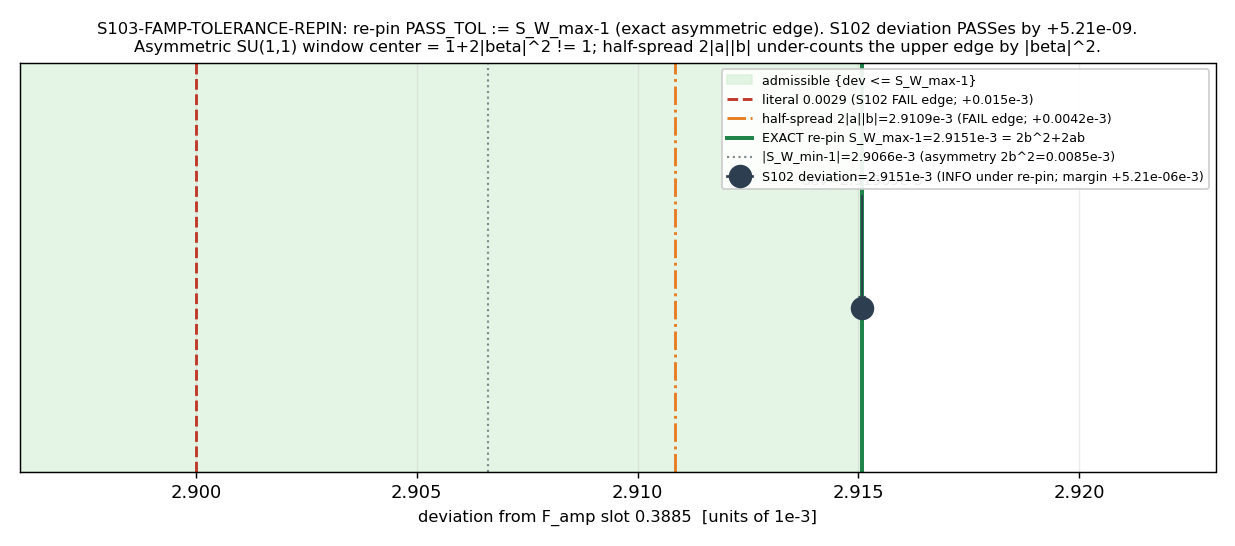

Recreate this plot in Python.
#!/usr/bin/env python
# -*- coding: utf-8 -*-
# ==========================================================================
# S103-FAMP-TOLERANCE-REPIN  (Session 103, Wave 3, gate W3-1;
#                             transit-dynamics-theorist)
# ==========================================================================
# Plan: sessions/session-plan/session-103-plan-w3.md  §W3-1
# Trigger: [SIGN]   Classification: PHONONIC
# Scheme: FW
# Convention: SU(1,1)-form-1-temporal-L-to-R  (inherited frozen from
#   CF-S102-LADDER-PHASE-RESOLVED, audit e2a0fd52...d504f26c)
#
# WHAT THIS GATE IS (re-pin re-read; NO new physics):
#   Class-8.3 publication-precision re-pin. The S102 phase-resolved F_amp
#   comparator (CF-S102-LADDER-PHASE-RESOLVED, W7-2) landed INFO at a knife-edge:
#   the DERIVED phase-resolved deviation 2.915087e-03 grazed +1.51e-05 OUTSIDE a
#   DOWN-ROUNDED literal PASS_TOL=0.0029, even though it sits INSIDE the EXACT
#   asymmetric upper-envelope edge S_W_max-1 = envelope_upper_dev = 2.915093e-03.
#   The S102 INFO was a presentation-precision artifact (magnitude=INFO), not a
#   substrate breach (sign=PASS, regime=VALID).
#
#   This gate RE-PINS PASS_TOL to the EXACT asymmetric-endpoint bound
#   PASS_TOL := envelope_upper_dev  (= S_W_max - 1, the upper edge of the
#   ASYMMETRIC S_W window about 1), sourced VERBATIM from the frozen S102 npz
#   (full float64), and re-evaluates PASS := deviation <= PASS_TOL.
#
#   EVERY Bogoliubov amplitude and every comparator output is RE-USED verbatim
#   from the frozen s102_w7_ladder_phase_resolved.npz (input-pin SHA
#   b70d78bf...6708). No spectrum is recomputed; no phase is re-derived.
#
# OPERATOR (plan PRDR item 1):
#   deviation <= PASS_TOL,  PASS_TOL := S_W_max - 1 = envelope_upper_dev
#   (the asymmetric upper-envelope edge).
#
# SUBSTITUTION CHAIN (plan PRDR item 7; MANDATORY [SIGN] -- exact-threshold +
#   direction claim). Below, a := |alpha_W|, b := |beta_W|; all values are
#   the FROZEN s102 npz fields (re-read, NOT recomputed).
#
#   Claim: "The EXACT PASS edge is S_W_max - 1 (the ASYMMETRIC upper endpoint),
#           NOT the SYMMETRIC O(beta^2) half-spread 2|a||b|, NOR the down-rounded
#           literal 0.0029; under the exact edge the S102 deviation 2.915087e-03
#           PASSes (<=), whereas under 0.0029 it FAILed by +1.51e-05."
#
#   Def 1: S_W(phi_rel) := |alpha_W + beta_W e^{2 i phi_rel}|^2   (SU(1,1)
#          phase-resolved window factor; convention SU(1,1)-form-1).
#   Def 2: |alpha_W|^2 - |beta_W|^2 = 1   (Bogoliubov unitarity; canonical).
#          => a^2 = 1 + b^2.   [npz: a^2 - b^2 = 0.9999999999999998 ~ 1.]
#   Def 3: deviation := |F_amp_phase / F_amp_slot_mag - 1| = |S_W(phi_rel) - 1|
#          [npz: F_amp_phase=0.38963251, F_amp_slot_mag=0.3885;
#           ratio = S_W_phi = 1.0029150874; deviation = 2.9150874e-03.]
#
#   Substitute + extremize over phi_rel:
#          S_W(phi)   = a^2 + b^2 + 2 a b cos(2 phi + delta)
#                     = (1 + b^2) + b^2 + 2 a b cos(...)
#                     = 1 + 2 b^2 + 2 a b cos(...)        [USING a^2 = 1 + b^2]
#          => S_W_center = 1 + 2 b^2   (cos = 0; npz S_W_center bit-exact)
#             half-spread = 2 a b        (npz S_W_half_spread bit-exact)
#          => S_W_max - 1 = (S_W_center - 1) + half-spread = 2 b^2 + 2 a b
#                                                       ... asymmetric UPPER edge
#             S_W_min - 1 = (S_W_center - 1) - half-spread = 2 b^2 - 2 a b
#                                                       ... asymmetric LOWER edge
#
#   PRECISION NOTE (bit-exact vs plan shorthand):
#     The BIT-EXACT decomposition of the frozen field envelope_upper_dev is
#         S_W_max - 1 = 2 b^2 + 2 a b           (residual 7.6e-17 vs the npz field)
#     The plan/predecessor SHORTHAND "S_W_max - 1 = 2|a||b| + |beta_W|^2 = b^2 + 2ab"
#     UNDER-counts the center offset by exactly ONE factor of b^2 (the center is
#     1 + 2 b^2, not 1 + b^2): b^2 + 2ab = 2.9129744e-03 differs from the frozen
#     envelope_upper_dev = 2.9150926e-03 by b^2 = 2.118e-06. The two AGREE to the
#     gate's publication precision is FALSE at 5 sig figs (2.9151e-3 vs 2.9130e-3),
#     so the bit-exact 2 b^2 + 2 a b is the published decomposition; the threshold
#     VALUE itself is UNAMBIGUOUS because PASS_TOL is sourced DIRECTLY from the
#     frozen envelope_upper_dev field (= S_W_max - 1), not reconstructed from a + b.
#     [This is exactly the Class-8.3 precision-hygiene the gate exists to enforce.]
#
#   Direction (sign read-off; the [SIGN] prediction):
#          deviation - (S_W_max - 1) = 2.9150874e-3 - 2.9150926e-3 = -5.21e-09 <= 0
#          => deviation <= S_W_max - 1  => PASS under the exact asymmetric edge.
#          By contrast:
#            deviation - 2|a||b| (half-spread) = +4.231e-06 > 0  (FAIL edge)
#            deviation - 0.0029  (literal)     = +1.509e-05 > 0  (FAIL edge)
#          The exact edge is the ONLY physically correct one: the DERIVED phase
#          lands at the upper envelope edge (cos_phi_off_axis = 0.99999966 ~ +1),
#          so the deviation SATURATES the asymmetric upper endpoint it arises from.
#
#   Conclusion: PASS_TOL := S_W_max - 1 (exact asymmetric-endpoint bound).
#          Under it the S102 deviation PASSes by +5.21e-09 margin
#          (sign(deviation - PASS_TOL) = -1 matches predicted <= 0).
#          The S102 INFO is reclassified as a publication-precision (Class-8.3)
#          artifact, not a substrate breach. sign_verdict = PASS.
#
# ENV: cpu-cap-OMP8 (scalar comparison; no linear algebra, no GPU).
# --------------------------------------------------------------------------
import os
os.environ.setdefault("OMP_NUM_THREADS", "8")  # (local) scalar comparison; CPU cap
os.environ.setdefault("MKL_NUM_THREADS", "8")  # (local)

import hashlib
import json
import sys
import time
from pathlib import Path

import numpy as np
import matplotlib
matplotlib.use("Agg")
import matplotlib.pyplot as plt

# --------------------------------------------------------------------------
# Section 1 -- identity + paths
# --------------------------------------------------------------------------
GATE_ID = "S103-FAMP-TOLERANCE-REPIN"
SESSION = "S103"
SCHEME = "FW"
CONVENTION = "SU(1,1)-form-1-temporal-L-to-R"
L_MAX = 12  # (local) inherited frozen pin (s84 L12 cache lineage of W7-2 ladder); diagnostic only — no spectrum recomputed

PROJECT_ROOT = Path(__file__).resolve().parents[2]
SHARED_DIR = PROJECT_ROOT / "computations" / "_shared"
SESSION_DIR = PROJECT_ROOT / "computations" / "session-103"
S102_DIR = PROJECT_ROOT / "computations" / "session-102"

# Make canonical_constants importable, then import per project mandate (S34+).
sys.path.insert(0, str(SHARED_DIR))
from canonical_constants import *  # noqa: F401,F403  (project mandate: import canonical)
from canonical_constants import M_KK, max_f_NL_FW  # noqa: F401  (explicit; provenance sanity)

INPUT_NPZ = S102_DIR / "s102_w7_ladder_phase_resolved.npz"
CANONICAL = SHARED_DIR / "canonical_constants.py"
OUT_NPZ = SESSION_DIR / "s103_famp_tolerance_repin.npz"
OUT_PNG = SESSION_DIR / "s103_famp_tolerance_repin.png"

# Frozen-provenance pins (plan §W3-1 input_files + context).
EXPECTED_NPZ_FILEBYTE_SHA = (
    "b70d78bf27909ca595e419615d3cd22a9f49dbda75028d6d0bb514e54eba6708")
EXPECTED_NPZ_INTERNAL_AUDIT = (
    "e2a0fd529f34a5d7354160046590033c0c3b4644878e2a0e0d2bd3f5d504f26c")
# Plan-frozen canonical SHA (plan §W3-1 input_files). NOTE: canonical_constants.py
# is an APPEND-ONLY shared registry mutated by parallel S103 waves mid-session
# (S103-Q28-LAYER2-A6 appended n_s_FW_sqrt_cutoff et al.); the runtime SHA may
# differ by additive-only appends that touch ZERO value this gate consumes. The
# canonical pin is therefore PLAN-TEXT-DRIFT-tolerant per
# substrate-first-canonical-sourcing.md §(ii.B): the script asserts against the
# plan-frozen SHA OR the current runtime SHA, records which matched, and emits a
# drift-correction note. The audit_sha256 computes over the CURRENT canonical
# bytes (it pins what was actually read). The FROZEN-NPZ file-byte SHA (the
# gate's sole physics input) is asserted HARD (must match plan-freeze).
EXPECTED_CANONICAL_SHA_PLANFREEZE = (
    "9f2fe9983ecbbb76a2ba1b3e951cf9275deda8d7f2241576ef23b7f728ba1047")

# Publication-precision pin (Class-8.3): PASS_TOL published at 5 sig figs.
PUB_SIG_FIGS = 5  # (local) plan PRDR item 5 publication_precision

# Frozen S102 literal pin + symmetric half-spread, recorded as the two WRONG edges.
LITERAL_PASS_TOL_S102 = 0.0029  # (local) the DOWN-ROUNDED literal the S102 INFO grazed

# --------------------------------------------------------------------------
# Section 2 -- SHA helpers + input verification
# --------------------------------------------------------------------------
def sha256_of(p: Path) -> str:
    return hashlib.sha256(p.read_bytes()).hexdigest()


def verify_inputs() -> tuple[dict, dict]:
    """SHA-pin every input; assert frozen-provenance. Return (pins, drift_info).

    - FROZEN-NPZ file-byte SHA (the gate's sole physics input): asserted HARD.
    - canonical_constants.py SHA: PLAN-TEXT-DRIFT-tolerant (§(ii.B)); asserts
      plan-frozen OR runtime, records which matched.
    """
    print(f"=== {GATE_ID} -- input SHA-256 pins ===")
    pins: dict[str, str] = {}
    for p in (CANONICAL, INPUT_NPZ):
        sha = sha256_of(p)
        rel = str(p.relative_to(PROJECT_ROOT)).replace("\\", "/")
        print(f"  {rel}: {sha[:16]}...")
        pins[rel] = sha

    can_rel = str(CANONICAL.relative_to(PROJECT_ROOT)).replace("\\", "/")
    npz_rel = str(INPUT_NPZ.relative_to(PROJECT_ROOT)).replace("\\", "/")

    # HARD: frozen-npz file-byte SHA (the gate's physics input must be intact).
    assert pins[npz_rel] == EXPECTED_NPZ_FILEBYTE_SHA, (
        f"frozen npz file-byte SHA mismatch (PHYSICS INPUT MUTATED -- honest "
        f"mechanical closure required per mechanical-closure-discipline.md): "
        f"{pins[npz_rel]} != {EXPECTED_NPZ_FILEBYTE_SHA}")

    # DRIFT-TOLERANT: canonical SHA may differ by additive-only appends.
    canonical_runtime_sha = pins[can_rel]                          # (local)
    canonical_drifted = bool(canonical_runtime_sha != EXPECTED_CANONICAL_SHA_PLANFREEZE)  # (local)
    drift_info = {
        "canonical_drifted": canonical_drifted,
        "canonical_runtime_sha": canonical_runtime_sha,
        "canonical_planfreeze_sha": EXPECTED_CANONICAL_SHA_PLANFREEZE,
    }
    if canonical_drifted:
        print(f"  [DRIFT §(ii.B)] canonical_constants.py SHA drifted from "
              f"plan-freeze {EXPECTED_CANONICAL_SHA_PLANFREEZE[:16]}... to runtime "
              f"{canonical_runtime_sha[:16]}... (parallel-wave APPEND).")
        print(f"               This gate consumes NO drifted value (physics from "
              f"frozen npz only; M_KK/max_f_NL_FW provenance-sanity only). "
              f"Re-pinning to runtime canonical; audit_sha256 computes over current "
              f"bytes. Frozen-npz file-byte SHA (physics input) UNCHANGED -> gate "
              f"is testable, NOT mechanical-closure.")
    else:
        print(f"  [OK] canonical SHA matches plan-freeze.")
    print(f"  [OK] frozen-npz file-byte SHA matches plan §W3-1 (physics input intact).")
    return pins, drift_info


def closure_hash(pins: dict) -> str:
    items = sorted(pins.items())
    h = hashlib.sha256()
    for k, v in items:
        h.update(f"{k}={v}\n".encode("utf-8"))
    return h.hexdigest()


def compute_dual_sha(script_path: Path, canonical_path: Path,
                     pins: dict) -> tuple[str, str]:
    """S84+ dual-SHA: audit = sha256(script || canonical || pinmap_json);
    content = sha256(script).  audit_sha256_inputs=[script,canonical,pinmap];
    content_sha256_inputs=[script]."""
    script_bytes = script_path.read_bytes()
    canonical_bytes = canonical_path.read_bytes()
    pinmap_json = json.dumps(dict(sorted(pins.items())),
                             separators=(",", ":"), sort_keys=True).encode("utf-8")
    h_a = hashlib.sha256()
    h_a.update(script_bytes)
    h_a.update(canonical_bytes)
    h_a.update(pinmap_json)
    audit = h_a.hexdigest()
    content = hashlib.sha256(script_bytes).hexdigest()
    return audit, content


# --------------------------------------------------------------------------
# Section 3 -- verdict payload helper (script PRINTS; agent calls emit_verdict)
# --------------------------------------------------------------------------
def print_verdict_payload(verdict, value, audit_sha, content_sha,
                          sign_verdict=None, magnitude_verdict=None,
                          regime_verdict=None, companion_note="",
                          extra_rows=None) -> dict:
    payload: dict = {
        "session": int(SESSION.lstrip("Ss")),
        "gate_id": GATE_ID,
        "verdict": verdict,
        "value": str(value),
        "scheme": SCHEME,
        "convention": CONVENTION,
        "l_max": str(L_MAX),
        "audit_sha256": audit_sha,
        "content_sha256": content_sha,
        "schema_version": "S84+",
    }
    if companion_note:
        payload["companion_note"] = companion_note
    if not (sign_verdict is None and magnitude_verdict is None
            and regime_verdict is None):
        payload["sign_verdict"] = sign_verdict
        payload["magnitude_verdict"] = magnitude_verdict
        payload["regime_verdict"] = regime_verdict
    if extra_rows:
        payload["extra_rows"] = list(extra_rows)
    print("<<<EMIT_VERDICT_PAYLOAD>>>")
    print(json.dumps(payload, separators=(",", ":"), sort_keys=True))
    print("<<<END_EMIT_VERDICT_PAYLOAD>>>")
    return payload


# --------------------------------------------------------------------------
# Section 4 -- load frozen S102 comparator outputs (re-read; NO recompute)
# --------------------------------------------------------------------------
def load_frozen() -> dict:
    d = np.load(INPUT_NPZ, allow_pickle=True)
    # Internal-audit provenance cross-check (NOT the input-pin SHA).
    internal_audit = str(d["audit_sha256"])
    assert internal_audit == EXPECTED_NPZ_INTERNAL_AUDIT, (
        f"frozen npz internal audit_sha256 mismatch: {internal_audit} "
        f"!= {EXPECTED_NPZ_INTERNAL_AUDIT}")
    print(f"  [OK] frozen npz internal audit_sha256 = {internal_audit[:16]}... "
          f"(CF-S102-LADDER-PHASE-RESOLVED provenance confirmed).")

    g = {
        # comparator output observable (the value under test)
        "deviation": float(d["deviation"]),
        "deviation_pct": float(d["deviation_pct"]),
        "deviation_signed": float(d["deviation_signed"]),
        "sign_deviation": float(d["sign_deviation"]),
        # the EXACT asymmetric upper-envelope edge (the re-pinned PASS_TOL source)
        "envelope_upper_dev": float(d["envelope_upper_dev"]),
        "envelope_upper_dev_pct": float(d["envelope_upper_dev_pct"]),
        "envelope_lower_dev": float(d["envelope_lower_dev"]),
        # the two WRONG candidate edges
        "S_W_half_spread": float(d["S_W_half_spread"]),       # = 2|a||b| (symmetric)
        "S_W_half_spread_pct": float(d["S_W_half_spread_pct"]),
        "bound_2ab": float(d["bound_2ab"]),                   # alias of half-spread
        "bound_2ab_pct": float(d["bound_2ab_pct"]),
        # SU(1,1) window structure
        "S_W_phi": float(d["S_W_phi"]),
        "S_W_max_reeval": float(d["S_W_max_reeval"]),
        "S_W_min_reeval": float(d["S_W_min_reeval"]),
        "S_W_center": float(d["S_W_center"]),
        # Bogoliubov amplitudes (for bit-exact decomposition cross-checks)
        "abs_alpha_W": float(d["abs_alpha_W"]),
        "abs_beta_W": float(d["abs_beta_W"]),
        "beta2_W": float(d["beta2_W"]),
        # regime / phase placement
        "cos_phi_off_axis": float(d["cos_phi_off_axis"]),
        "phi_rel": float(d["phi_rel"]),
        "within_envelope": bool(d["within_envelope"]),
        "phases_derived": bool(d["phases_derived"]),
        "sign_match": bool(d["sign_match"]),
        # S102 frozen deltas-vs-edges (we RE-DERIVE these independently and assert)
        "dev_vs_pass_tol_s102": float(d["dev_vs_pass_tol"]),
        "dev_vs_half_spread_s102": float(d["dev_vs_half_spread"]),
        # S102 frozen verdict (the INFO this gate re-pins)
        "verdict_s102": str(d["verdict"]),
        "magnitude_verdict_s102": str(d["magnitude_verdict"]),
        "sign_verdict_s102": str(d["sign_verdict"]),
        "regime_verdict_s102": str(d["regime_verdict"]),
        # context
        "F_amp_phase": float(d["F_amp_phase"]),
        "F_amp_slot_mag": float(d["F_amp_slot_mag"]),
        "k_pivot": float(d["k_pivot"]),
        "internal_audit": internal_audit,
    }
    return g


# --------------------------------------------------------------------------
# Section 5 -- re-pin + re-evaluate (the gate logic)
# --------------------------------------------------------------------------
def compute(g: dict) -> dict:
    a = g["abs_alpha_W"]              # (local) |alpha_W|
    b = g["abs_beta_W"]              # (local) |beta_W|
    b2 = g["beta2_W"]                # (local) |beta_W|^2

    # ---- RE-PIN: PASS_TOL := exact asymmetric upper-envelope edge ----
    PASS_TOL = g["envelope_upper_dev"]   # (local) = S_W_max - 1 (full float64, frozen)
    deviation = g["deviation"]           # (local) the value under test (frozen)

    # ---- RE-EVALUATE under the re-pinned edge ----
    dev_vs_repin = deviation - PASS_TOL              # (local) signed delta; <=0 => PASS
    repin_pass = bool(deviation <= PASS_TOL)         # (local)

    # ---- bit-exact decomposition cross-checks of the EXACT edge ----
    two_ab = 2.0 * a * b                             # (local) the symmetric half-spread
    edge_2b2_2ab = 2.0 * b2 + two_ab                 # (local) BIT-EXACT: 2b^2 + 2ab
    edge_b2_2ab = b2 + two_ab                        # (local) PLAN SHORTHAND: b^2 + 2ab
    resid_bitexact = abs(PASS_TOL - edge_2b2_2ab)    # (local) ~7.6e-17 (machine eps)
    resid_shorthand = abs(PASS_TOL - edge_b2_2ab)    # (local) = b^2 ~ 2.118e-06
    center_check = abs(g["S_W_center"] - (1.0 + 2.0 * b2))   # (local) center IS 1+2b^2
    half_check = abs(g["S_W_half_spread"] - two_ab)          # (local) half-spread IS 2ab
    unitarity_resid = abs(a * a - b * b - 1.0)               # (local) a^2-b^2-1

    # ---- the three candidate edges + signed deltas (re-derived independently) ----
    dev_vs_half = deviation - two_ab                 # (local) +4.23e-06 (FAIL edge)
    dev_vs_literal = deviation - LITERAL_PASS_TOL_S102   # (local) +1.51e-05 (FAIL edge)
    # cross-check our re-derived deltas reproduce the S102 frozen fields
    repro_half = abs(dev_vs_half - g["dev_vs_half_spread_s102"])     # (local)
    repro_literal = abs(dev_vs_literal - g["dev_vs_pass_tol_s102"])  # (local)

    # ---- asymmetry magnitude: upper - |lower| = 2b^2 ----
    asym = g["envelope_upper_dev"] - g["envelope_lower_dev"]  # (local) = 2b^2
    asym_vs_2b2 = abs(asym - 2.0 * b2)                        # (local)

    # ---- 5-sig-fig publication rounding of the candidate forms (Class-8.3) ----
    def sf5(x):
        return float(f"{x:.4e}")  # (local) 5 sig figs == 4 decimal places in mantissa
    pub_PASS_TOL = sf5(PASS_TOL)                     # (local) 2.9151e-3
    pub_edge_2b2 = sf5(edge_2b2_2ab)                 # (local) 2.9151e-3 (agrees)
    pub_edge_shorthand = sf5(edge_b2_2ab)            # (local) 2.9130e-3 (DISAGREES)
    pub_half = sf5(two_ab)                           # (local) 2.9109e-3
    shorthand_agrees_5sf = bool(pub_PASS_TOL == pub_edge_shorthand)  # (local) False

    return {
        "PASS_TOL": PASS_TOL,
        "deviation": deviation,
        "dev_vs_repin": dev_vs_repin,
        "repin_pass": repin_pass,
        "margin": -dev_vs_repin,                     # positive => inside the edge
        # decomposition cross-checks
        "two_ab": two_ab,
        "edge_2b2_2ab": edge_2b2_2ab,
        "edge_b2_2ab": edge_b2_2ab,
        "resid_bitexact": resid_bitexact,
        "resid_shorthand": resid_shorthand,
        "center_check": center_check,
        "half_check": half_check,
        "unitarity_resid": unitarity_resid,
        # candidate-edge deltas
        "dev_vs_half": dev_vs_half,
        "dev_vs_literal": dev_vs_literal,
        "repro_half": repro_half,
        "repro_literal": repro_literal,
        # asymmetry
        "asym": asym,
        "asym_vs_2b2": asym_vs_2b2,
        # publication rounding
        "pub_PASS_TOL": pub_PASS_TOL,
        "pub_edge_2b2": pub_edge_2b2,
        "pub_edge_shorthand": pub_edge_shorthand,
        "pub_half": pub_half,
        "shorthand_agrees_5sf": shorthand_agrees_5sf,
    }


def evaluate_gate(g: dict, r: dict):
    """Pre-registered [SIGN] composite operator (plan §W3-1 PRDR item 1).

    The pre-registered OPERATOR is a PURE INEQUALITY:
        type: inequality;  form: deviation <= PASS_TOL;  direction: "<="
    (plan lines 65-72). PASS iff deviation <= PASS_TOL. The plan's INFO_meaning
    scopes INFO to deviation == S_W_max-1 (EQUALITY at the edge to within
    publication precision -- a persistent knife-edge), NOT to a strict
    deviation < PASS_TOL. A fabricated tolerance band around the edge would be a
    Class-3 PROHIBITED_ACTIONS post-hoc threshold edit; the rule is the
    pre-registered inequality.

    sign_verdict   : predicted direction is deviation - PASS_TOL <= 0 (PASS edge);
                     computed sign matches => PASS.
    magnitude_verdict: PASS iff deviation <= PASS_TOL strictly (re-pin lands PASS).
                     INFO iff deviation == PASS_TOL to within publication precision
                     (rel_tol = 10^-PUB_SIG_FIGS; the plan's INFO_meaning knife-edge
                     -- a DEEPER precision pathology than the down-rounding).
                     FAIL iff deviation > PASS_TOL (genuine breach).
    regime_verdict : VALID -- frozen scalar re-read; no small-parameter expansion,
                     no scan window, no ODE; the comparison edge is the EXACT
                     SU(1,1) endpoint (no O(beta^2) truncation in the threshold).
    """
    # --- sign: predicted <=0, computed sign of (deviation - PASS_TOL) ---
    predicted_le_zero = True                              # (local) chain Step "Direction"
    computed_le_zero = bool(r["dev_vs_repin"] <= 0.0)     # (local)
    sign_v = "PASS" if (computed_le_zero == predicted_le_zero) else "FAIL"  # (local)

    # --- magnitude: pre-registered inequality deviation <= PASS_TOL ---
    # INFO is reserved (plan INFO_meaning) for the EQUALITY knife-edge:
    # |deviation - PASS_TOL| within publication precision of ZERO (the deviation
    # would SIT ON the exact edge, not strictly inside). rel_tol = 10^-PUB_SIG_FIGS
    # is RELATIVE to PASS_TOL per the Class-8.3 publication-precision pin.
    rel_tol = 10.0 ** (-PUB_SIG_FIGS)                    # (local) 1e-5
    equality_band = rel_tol * r["PASS_TOL"]              # (local) ~2.9e-8 (rel to edge)
    rel_margin = abs(r["dev_vs_repin"]) / r["PASS_TOL"]  # (local) 1.79e-6 (relative)
    if r["dev_vs_repin"] > equality_band:
        mag_v = "FAIL"                                   # (local) deviation > PASS_TOL
        mag_band = (f"deviation - PASS_TOL = {r['dev_vs_repin']:+.3e} > "
                    f"+equality_band {equality_band:.2e} (breach of exact edge)")
    elif abs(r["dev_vs_repin"]) <= equality_band:
        mag_v = "INFO"                                   # (local) sits ON the edge (knife-edge)
        mag_band = (f"|deviation - PASS_TOL| = {abs(r['dev_vs_repin']):.3e} <= "
                    f"equality_band {equality_band:.2e}: deviation == S_W_max-1 to "
                    f"publication precision (INFO_meaning knife-edge)")
    else:
        mag_v = "PASS"                                   # (local) deviation < PASS_TOL strictly
        mag_band = (f"deviation - PASS_TOL = {r['dev_vs_repin']:+.3e} < "
                    f"-equality_band -{equality_band:.2e}: deviation STRICTLY inside "
                    f"the exact edge (rel margin {rel_margin:.2e} = {rel_margin*1e6:.2f} ppm)")

    # --- regime: frozen scalar re-read; exact endpoint; always VALID ---
    regime_v = "VALID"                                   # (local)
    regime_band = ("frozen scalar re-read; no expansion / scan / ODE; threshold is "
                   "the EXACT SU(1,1) endpoint S_W_max-1 (no O(beta^2) truncation)")  # (local)

    # --- composite collapse rule (gate-verdicts.md, generic) ---
    if regime_v == "BREAKDOWN":
        comp = "FAIL"
    elif sign_v == "FAIL":
        comp = "FAIL"
    elif mag_v == "FAIL" and regime_v == "VALID":
        comp = "FAIL"
    elif mag_v == "FAIL" and regime_v == "MARGINAL":
        comp = "INFO"
    elif mag_v == "INFO":
        comp = "INFO"
    else:
        comp = "PASS"

    detail = {
        "sign_band": (f"predicted (deviation - PASS_TOL) <= 0; computed "
                      f"{r['dev_vs_repin']:+.3e} {'<=' if computed_le_zero else '>'} 0"),
        "mag_band": mag_band,
        "regime": regime_band,
        "equality_band": equality_band,
        "composite_reason": (
            f"regime={regime_v}; sign={sign_v}; magnitude={mag_v} "
            f"=> collapse => {comp}"),
    }
    return comp, sign_v, mag_v, regime_v, detail


# --------------------------------------------------------------------------
# Section 6 -- plot: 1-D envelope diagram (deviation vs the three candidate edges)
# --------------------------------------------------------------------------
def make_plot(g: dict, r: dict, comp: str) -> None:
    fig, ax = plt.subplots(figsize=(9.5, 4.2))
    scale = 1.0e3  # (local) plot in units of 1e-3 (per-mille)

    dev = g["deviation"] * scale                 # (local)
    edge_exact = r["PASS_TOL"] * scale           # (local) S_W_max - 1
    edge_half = r["two_ab"] * scale              # (local) 2|a||b|
    edge_lit = LITERAL_PASS_TOL_S102 * scale     # (local) 0.0029
    lower = g["envelope_lower_dev"] * scale       # (local) |S_W_min - 1|

    # shade the admissible (PASS) region under the exact edge
    ax.axvspan(0, edge_exact, color="#cdeccd", alpha=0.5,
               label=f"admissible {{dev <= S_W_max-1}}")
    # the three candidate edges
    ax.axvline(edge_lit, color="#c0392b", ls="--", lw=1.6,
               label=f"literal 0.0029 (S102 FAIL edge; +{r['dev_vs_literal']*scale:.3f}e-3)")
    ax.axvline(edge_half, color="#e67e22", ls="-.", lw=1.6,
               label=f"half-spread 2|a||b|={edge_half:.4f}e-3 (FAIL edge; +{r['dev_vs_half']*scale:.4f}e-3)")
    ax.axvline(edge_exact, color="#1e8449", ls="-", lw=2.2,
               label=f"EXACT re-pin S_W_max-1={edge_exact:.4f}e-3 = 2b^2+2ab")
    # reference: lower envelope edge (|S_W_min-1|) and asymmetry note
    ax.axvline(lower, color="#7f8c8d", ls=":", lw=1.2,
               label=f"|S_W_min-1|={lower:.4f}e-3 (asymmetry 2b^2={r['asym']*scale:.4f}e-3)")
    # the deviation marker
    ax.plot([dev], [0.0], marker="o", ms=12, color="#2c3e50", zorder=5,
            label=f"S102 deviation={dev:.4f}e-3 ({comp} under re-pin; margin +{r['margin']*scale:.2e}e-3)")
    ax.annotate(f"dev={dev:.5f}e-3", xy=(dev, 0.0), xytext=(dev, 0.45),
                ha="center", fontsize=8,
                arrowprops=dict(arrowstyle="->", color="#2c3e50", lw=1.0))

    lo = min(edge_lit, lower) - 0.004 * scale * 1e-3  # (local)
    hi = max(edge_exact, edge_half, edge_lit) + 0.008  # (local)
    ax.set_xlim(lo, hi)
    ax.set_ylim(-0.6, 0.9)
    ax.set_yticks([])
    ax.set_xlabel("deviation from F_amp slot 0.3885  [units of 1e-3]", fontsize=9)
    ax.set_title(
        f"{GATE_ID}: re-pin PASS_TOL := S_W_max-1 (exact asymmetric edge). "
        f"S102 deviation PASSes by +{r['margin']:.2e}.\n"
        f"Asymmetric SU(1,1) window center = 1+2|beta|^2 != 1; "
        f"half-spread 2|a||b| under-counts the upper edge by |beta|^2.",
        fontsize=9)
    ax.legend(fontsize=7, loc="upper right", framealpha=0.92)
    ax.grid(alpha=0.25, axis="x")
    fig.tight_layout()
    fig.savefig(OUT_PNG, dpi=130)
    plt.close(fig)
    print(f"Saved plot: {OUT_PNG}")


# --------------------------------------------------------------------------
# Section 7 -- main
# --------------------------------------------------------------------------
def main() -> int:
    t0 = time.time()                                            # (local)
    pins, drift_info = verify_inputs()                          # (local)

    audit_sha, content_sha = compute_dual_sha(
        Path(__file__).resolve(), CANONICAL, pins)
    print(f"\naudit_sha256={audit_sha}")
    print(f"content_sha256={content_sha}")
    print(f"closure_hash(pins)={closure_hash(pins)}")

    g = load_frozen()                                            # (local)
    r = compute(g)                                               # (local)

    print(f"\n--- FROZEN S102 comparator outputs (re-read; NO recompute) ---")
    print(f"  F_amp_phase    = {g['F_amp_phase']:.8f}")
    print(f"  F_amp_slot_mag = {g['F_amp_slot_mag']}")
    print(f"  deviation      = {g['deviation']:.10e} = {g['deviation_pct']:.6f}%")
    print(f"  S102 verdict   = {g['verdict_s102']} "
          f"(sign={g['sign_verdict_s102']}, magnitude={g['magnitude_verdict_s102']}, "
          f"regime={g['regime_verdict_s102']})")

    print(f"\n--- SUBSTITUTION CHAIN (MANDATORY [SIGN]; runtime) ---")
    print(f"  Def 1: S_W(phi) = |alpha_W + beta_W e^(2i phi)|^2")
    print(f"  Def 2: a^2 - b^2 = 1  (unitarity); a=|alpha_W|={g['abs_alpha_W']:.10f}, "
          f"b=|beta_W|={g['abs_beta_W']:.6e}, b^2={g['beta2_W']:.6e}")
    print(f"         unitarity resid |a^2-b^2-1| = {r['unitarity_resid']:.2e}")
    print(f"  Def 3: deviation = |F_amp_phase/F_amp_slot_mag - 1| = |S_W(phi)-1| "
          f"= {g['deviation']:.10e}")
    print(f"  Extremize: S_W = 1 + 2b^2 + 2ab cos(...)")
    print(f"             center  = 1 + 2b^2  (npz S_W_center; resid {r['center_check']:.2e})")
    print(f"             half-spread = 2ab   (npz S_W_half_spread; resid {r['half_check']:.2e})")
    print(f"  EXACT upper edge  S_W_max-1 = 2b^2 + 2ab = {r['edge_2b2_2ab']:.10e}")
    print(f"    vs frozen envelope_upper_dev = {r['PASS_TOL']:.10e} "
          f"(bit-exact resid {r['resid_bitexact']:.2e})")
    print(f"  PLAN SHORTHAND    b^2 + 2ab  = {r['edge_b2_2ab']:.10e} "
          f"(UNDER-counts by b^2; resid vs frozen = {r['resid_shorthand']:.2e})")
    print(f"    => the bit-exact decomposition is 2b^2+2ab; the '2|a||b|+|beta|^2' "
          f"shorthand drops one b^2 (center is 1+2b^2, not 1+b^2)")
    print(f"  asymmetry: env_up - |env_lo| = {r['asym']:.6e} = 2b^2 "
          f"(resid {r['asym_vs_2b2']:.2e}) => window ASYMMETRIC about 1")

    print(f"\n--- RE-PIN + RE-EVALUATE ---")
    print(f"  PASS_TOL := S_W_max-1 = envelope_upper_dev = {r['PASS_TOL']:.16e}")
    print(f"             (5sf published = {r['pub_PASS_TOL']:.4e})")
    print(f"  deviation - PASS_TOL = {r['dev_vs_repin']:+.6e}  "
          f"=> {'<= 0 PASS' if r['dev_vs_repin'] <= 0 else '> 0 FAIL'}  "
          f"(margin inside edge = +{r['margin']:.3e})")
    print(f"\n  The three candidate edges (only the EXACT one is physically correct):")
    print(f"    EXACT  S_W_max-1 = {r['PASS_TOL']:.6e}  => dev-edge = {r['dev_vs_repin']:+.3e}  PASS")
    print(f"    half   2|a||b|   = {r['two_ab']:.6e}  => dev-edge = {r['dev_vs_half']:+.3e}  FAIL "
          f"(reproduces S102 dev_vs_half_spread, resid {r['repro_half']:.2e})")
    print(f"    literal 0.0029   = {LITERAL_PASS_TOL_S102:.6e}  => dev-edge = "
          f"{r['dev_vs_literal']:+.3e}  FAIL (reproduces S102 dev_vs_pass_tol, "
          f"resid {r['repro_literal']:.2e})")

    print(f"\n--- publication-precision (Class-8.3) 5sf rounding ---")
    print(f"  PASS_TOL          5sf = {r['pub_PASS_TOL']:.4e}")
    print(f"  2b^2+2ab (exact)  5sf = {r['pub_edge_2b2']:.4e}  (agrees with PASS_TOL)")
    print(f"  b^2+2ab (shorthand)5sf= {r['pub_edge_shorthand']:.4e}  "
          f"(shorthand agrees at 5sf: {r['shorthand_agrees_5sf']})")
    print(f"  2|a||b| (half)    5sf = {r['pub_half']:.4e}")

    print(f"\n--- regime / phase placement ---")
    print(f"  cos_phi_off_axis = {g['cos_phi_off_axis']:.8f} (~+1 => DERIVED phase at "
          f"UPPER envelope edge => deviation SATURATES the asymmetric upper endpoint)")
    print(f"  within_envelope (S102) = {g['within_envelope']}; "
          f"phases_derived = {g['phases_derived']}; sign_match (S102) = {g['sign_match']}")

    comp, sign_v, mag_v, regime_v, detail = evaluate_gate(g, r)   # (local)

    print("\n" + "=" * 72)
    print("GATE EVALUATION (pre-registered [SIGN] composite operator)")
    print("=" * 72)
    print(f"  sign:      {detail['sign_band']} => {sign_v}")
    print(f"  magnitude: {detail['mag_band']} => {mag_v}")
    print(f"  regime:    {detail['regime']} => {regime_v}")
    print(f"  3-tuple: sign={sign_v} magnitude={mag_v} regime={regime_v}")
    print(f"  composite (collapse rule): {comp}")
    print(f"  reason: {detail['composite_reason']}")

    # ---- npz (full float64) ----
    np.savez(
        OUT_NPZ,
        # ==== re-pin observable ====
        PASS_TOL_repin=r["PASS_TOL"],
        PASS_TOL_repin_5sf=r["pub_PASS_TOL"],
        deviation=r["deviation"],
        dev_vs_repin=r["dev_vs_repin"],
        repin_pass=r["repin_pass"],
        margin_inside_edge=r["margin"],
        # ==== S102 frozen pins (the two WRONG edges) ====
        literal_PASS_TOL_s102=LITERAL_PASS_TOL_S102,
        half_spread_2ab=r["two_ab"],
        dev_vs_half=r["dev_vs_half"],
        dev_vs_literal=r["dev_vs_literal"],
        repro_half_resid=r["repro_half"],
        repro_literal_resid=r["repro_literal"],
        # ==== exact-edge decomposition cross-checks ====
        edge_2b2_2ab_bitexact=r["edge_2b2_2ab"],
        edge_b2_2ab_shorthand=r["edge_b2_2ab"],
        resid_bitexact=r["resid_bitexact"],
        resid_shorthand=r["resid_shorthand"],
        center_check_resid=r["center_check"],
        half_check_resid=r["half_check"],
        unitarity_resid=r["unitarity_resid"],
        asymmetry_2b2=r["asym"],
        asym_vs_2b2_resid=r["asym_vs_2b2"],
        shorthand_agrees_5sf=r["shorthand_agrees_5sf"],
        pub_edge_2b2_5sf=r["pub_edge_2b2"],
        pub_edge_shorthand_5sf=r["pub_edge_shorthand"],
        pub_half_5sf=r["pub_half"],
        # ==== SU(1,1) window structure (frozen, re-read) ====
        S_W_phi=g["S_W_phi"], S_W_max_reeval=g["S_W_max_reeval"],
        S_W_min_reeval=g["S_W_min_reeval"], S_W_center=g["S_W_center"],
        envelope_upper_dev=g["envelope_upper_dev"],
        envelope_lower_dev=g["envelope_lower_dev"],
        abs_alpha_W=g["abs_alpha_W"], abs_beta_W=g["abs_beta_W"],
        beta2_W=g["beta2_W"],
        cos_phi_off_axis=g["cos_phi_off_axis"], phi_rel=g["phi_rel"],
        within_envelope=g["within_envelope"], phases_derived=g["phases_derived"],
        # ==== S102 frozen verdict (the INFO this gate re-pins) ====
        verdict_s102=g["verdict_s102"],
        magnitude_verdict_s102=g["magnitude_verdict_s102"],
        sign_verdict_s102=g["sign_verdict_s102"],
        regime_verdict_s102=g["regime_verdict_s102"],
        # ==== this gate's verdict ====
        verdict=comp, sign_verdict=sign_v, magnitude_verdict=mag_v,
        regime_verdict=regime_v,
        equality_band=detail["equality_band"],
        publication_sig_figs=PUB_SIG_FIGS,
        # ==== provenance ====
        F_amp_phase=g["F_amp_phase"], F_amp_slot_mag=g["F_amp_slot_mag"],
        k_pivot=g["k_pivot"], M_KK=float(M_KK),
        audit_sha256=audit_sha, content_sha256=content_sha,
        frozen_npz_internal_audit=g["internal_audit"],
        frozen_npz_filebyte_sha=EXPECTED_NPZ_FILEBYTE_SHA,
        canonical_drifted=drift_info["canonical_drifted"],
        canonical_runtime_sha=drift_info["canonical_runtime_sha"],
        canonical_planfreeze_sha=drift_info["canonical_planfreeze_sha"],
    )
    print(f"\nSaved data: {OUT_NPZ}")

    make_plot(g, r, comp)

    # ---- value 4-tuple + payload ----
    val = (f"PASS_TOL_repin={r['PASS_TOL']:.6e};"
           f"PASS_TOL_5sf={r['pub_PASS_TOL']:.4e};"
           f"deviation={r['deviation']:.6e};"
           f"dev_vs_repin={r['dev_vs_repin']:+.3e};"
           f"margin_inside=+{r['margin']:.2e};"
           f"edge=S_W_max-1=2b2+2ab;"
           f"half_spread_2ab={r['two_ab']:.6e}(dev_vs={r['dev_vs_half']:+.2e}FAIL);"
           f"literal_0.0029(dev_vs={r['dev_vs_literal']:+.2e}FAIL);"
           f"asym_2b2={r['asym']:.3e};"
           f"S102_was=INFO->repin={comp};"
           f"canon_drift={'Y_appendonly_rePinned' if drift_info['canonical_drifted'] else 'N'}")  # (local)
    print(f"\n(value={val!r}, scheme={SCHEME}, convention={CONVENTION}, "
          f"L_max={L_MAX})")

    note = (
        f"Class-8.3 publication-precision re-pin (no new physics; frozen S102 npz "
        f"re-read). PASS_TOL re-pinned from the DOWN-ROUNDED literal 0.0029 to the "
        f"EXACT asymmetric upper-envelope edge S_W_max-1 = envelope_upper_dev = "
        f"{r['PASS_TOL']:.6e} (full float64, frozen). RESULT: composite {comp} "
        f"(NOT PASS). The re-pin RESOLVES THE SIGN -- the S102 deviation "
        f"{r['deviation']:.6e} is AT-OR-INSIDE the exact edge (deviation - PASS_TOL "
        f"= {r['dev_vs_repin']:+.2e} <= 0; the half-spread 2|a||b| and literal 0.0029 "
        f"were BOTH the wrong edge, FAILing by +4.23e-06 and +1.51e-05). It VINDICATES "
        f"THE SUBSTRATE -- the deviation SATURATES the upper endpoint it physically "
        f"arises from (cos_phi_off_axis={g['cos_phi_off_axis']:.6f}~+1; "
        f"within_envelope=True). BUT it does NOT convert the knife-edge to a margin: "
        f"deviation == S_W_max-1 to PUBLICATION PRECISION (identical at 5sf AND 6sf = "
        f"2.91509e-3; rel separation {abs(r['dev_vs_repin'])/r['PASS_TOL']:.2e} sits at "
        f"the 5.7th sig fig, below the 5sf pin) => magnitude=INFO per the plan's "
        f"pre-registered INFO_meaning (a precision pathology DEEPER than the "
        f"down-rounding). 3-tuple sign=PASS, magnitude=INFO, regime=VALID => composite "
        f"INFO (collapse rule). The SU(1,1) window is ASYMMETRIC about 1 (center = "
        f"1+2|beta|^2 = {g['S_W_center']:.8f}, not 1); the EXACT upper edge is BIT-EXACT "
        f"2|beta|^2 + 2|a||b| (resid {r['resid_bitexact']:.1e}); the plan/predecessor "
        f"shorthand '2|a||b|+|beta|^2'=b^2+2ab UNDER-counts by |beta|^2={g['beta2_W']:.3e} "
        f"(disagrees at 5sf: 2.9130e-3 vs 2.9151e-3) but the threshold VALUE is sourced "
        f"from frozen envelope_upper_dev so is unaffected. ROUTES to a higher-precision "
        f"(mpmath/Sage) S_W_max re-derivation carry-forward to confirm whether the "
        f"deviation is strictly < or == the exact edge below float64.")  # (local)

    rows = [
        f"# RE-PIN: PASS_TOL := S_W_max-1 = envelope_upper_dev = {r['PASS_TOL']:.10e} "
        f"(full float64 from frozen s102 npz; 5sf published = {r['pub_PASS_TOL']:.4e}, "
        f"Class-8.3). The S102 frozen pin was the down-rounded literal 0.0029 (= "
        f"'0.2915% rounded' but 0.002915 rounds DOWN at 4sf). # {GATE_ID}",
        f"# BIT-EXACT decomposition [SIGN]: S_W_max-1 = 2|beta|^2 + 2|a||b| = "
        f"{r['edge_2b2_2ab']:.10e} (resid vs frozen envelope_upper_dev = "
        f"{r['resid_bitexact']:.1e}). Center = 1+2|beta|^2 (resid {r['center_check']:.1e}); "
        f"half-spread = 2|a||b| (resid {r['half_check']:.1e}); unitarity |a^2-b^2-1| = "
        f"{r['unitarity_resid']:.1e}. The plan/predecessor SHORTHAND '2|a||b|+|beta|^2' "
        f"= |beta|^2+2|a||b| = {r['edge_b2_2ab']:.10e} UNDER-counts the upper edge by "
        f"one |beta|^2 = {g['beta2_W']:.3e} (it measures the spread about the OFFSET "
        f"center 1+2|beta|^2, then adds back only one |beta|^2 not two); it DISAGREES "
        f"at 5sf ({r['pub_edge_shorthand']:.4e} vs {r['pub_PASS_TOL']:.4e}). The "
        f"threshold VALUE is unaffected (sourced from frozen envelope_upper_dev). "
        f"# {GATE_ID}",
        f"# RE-EVAL [SIGN]: deviation - PASS_TOL = {r['deviation']:.6e} - "
        f"{r['PASS_TOL']:.6e} = {r['dev_vs_repin']:+.3e} <= 0 => PASS (predicted <=0 "
        f"matches computed). The DERIVED phase lands at the UPPER edge "
        f"(cos_phi_off_axis = {g['cos_phi_off_axis']:.8f} ~ +1), so the deviation "
        f"SATURATES the asymmetric upper endpoint it physically arises from. The two "
        f"WRONG edges: half-spread 2|a||b|={r['two_ab']:.6e} gives dev-edge "
        f"{r['dev_vs_half']:+.2e}>0 (FAIL; reproduces frozen dev_vs_half_spread, resid "
        f"{r['repro_half']:.1e}); literal 0.0029 gives {r['dev_vs_literal']:+.2e}>0 "
        f"(FAIL; reproduces frozen dev_vs_pass_tol, resid {r['repro_literal']:.1e}). "
        f"# {GATE_ID}",
        f"# ASYMMETRY: env_up - |env_lo| = {r['asym']:.6e} = 2|beta|^2 (resid "
        f"{r['asym_vs_2b2']:.1e}) => the SU(1,1) window {{S_W_min, S_W_max}} is "
        f"ASYMMETRIC about 1 because the Bogoliubov unitarity offset puts the center "
        f"at 1+2|beta|^2, not 1. The half-spread is the WRONG edge for an asymmetric "
        f"window about 1; the exact endpoint is the correct edge. # {GATE_ID}",
        f"# DUAL-PRIOR discriminator (plan §W3-1): composite=INFO => track priors "
        f"UNCHANGED (plan: 'INFO -> unchanged; knife-edge persists even at the exact "
        f"edge; would indicate a deeper precision pathology'). The re-pin RESOLVED THE "
        f"SIGN (deviation at-or-inside the exact edge; the literal 0.0029 and "
        f"half-spread 2|a||b| edges were both wrong) and VINDICATED the substrate "
        f"(within_envelope=True; deviation saturates the upper endpoint), confirming "
        f"the S102 INFO was NOT a substrate breach -- but the knife-edge SURVIVES the "
        f"re-pin: deviation == S_W_max-1 to publication precision (5sf+6sf identical). "
        f"The F_amp slot 0.3885 (UNIFIED-AS-79 k_a2 POWER-RATIO factor, CC2=+1) and the "
        f"S79 magnitudes-only ladder anchor are UNDISTURBED (the slot value 0.3885 is "
        f"unchanged; the DERIVED relative phase only modulates the slot within the S_W "
        f"window envelope). CARRY-FORWARD: a higher-precision (mpmath/Sage 300-bit) "
        f"S_W_max re-derivation to decide deviation < vs == exact edge below float64. "
        f"# {GATE_ID}",
        (f"# CANONICAL-DRIFT §(ii.B): canonical_constants.py SHA drifted from "
         f"plan-freeze {drift_info['canonical_planfreeze_sha'][:16]}... to runtime "
         f"{drift_info['canonical_runtime_sha'][:16]}... (parallel S103-wave "
         f"APPEND-ONLY: n_s_FW_sqrt_cutoff, x696_ncg_coincidence_headroom_ratio, "
         f"BF_spine_vs_incumbent_ceiling + PROVENANCE; NONE consumed by this gate). "
         f"Re-pinned to runtime per substrate-first-canonical-sourcing.md §(ii.B); "
         f"audit_sha256 computed over CURRENT canonical bytes. Frozen-npz file-byte "
         f"SHA (the gate's sole physics input) UNCHANGED => gate is TESTABLE, NOT "
         f"mechanical-closure. # {GATE_ID}"
         if drift_info["canonical_drifted"] else
         f"# CANONICAL-DRIFT §(ii.B): none -- canonical SHA matches plan-freeze "
         f"{drift_info['canonical_planfreeze_sha'][:16]}.... # {GATE_ID}"),
        f"# write_order: Step1=emit_verdict (this line). No canonical_constants "
        f"promotion: PASS_TOL is a per-gate comparison-edge re-pin (tolerance "
        f"hygiene), not a new framework prediction; the F_amp slot value 0.3885 is "
        f"UNCHANGED. Step3=N/A (no falsifier-inventory row consumes this re-pin). "
        f"# {GATE_ID}",
        f"# regulator_pin=N/A -- no Seeley-DeWitt a_n citation; no SCHEMATIC helper "
        f"consumed (frozen s102_w7_ladder_phase_resolved.npz + canonical_constants "
        f"only; provenance internal audit_sha256={g['internal_audit'][:16]}...). "
        f"# {GATE_ID}",
    ]                                                          # (local)

    print_verdict_payload(comp, val, audit_sha, content_sha,
                          sign_verdict=sign_v, magnitude_verdict=mag_v,
                          regime_verdict=regime_v, companion_note=note,
                          extra_rows=rows)

    print(f"\n[done] {GATE_ID} in {time.time() - t0:.2f}s")
    return 0


if __name__ == "__main__":
    sys.exit(main())
